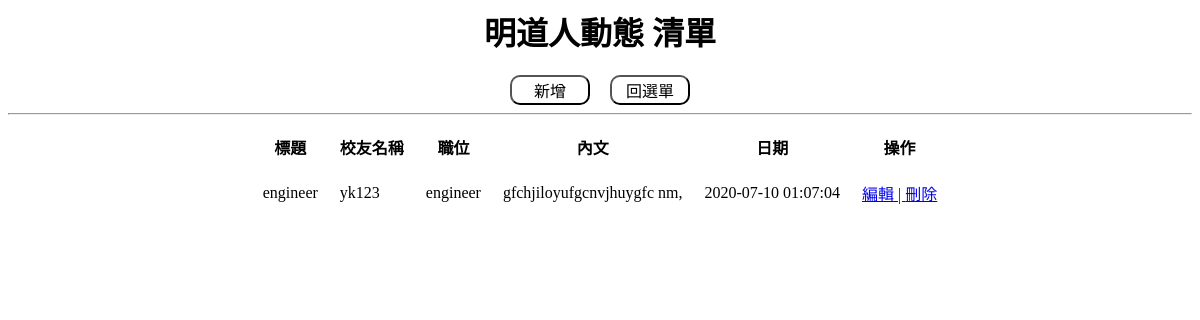
/back/notion.php, run on the app's committed database.
### tables this page shows
CREATE TABLE `notion` (
  `id` int(11) NOT NULL,
  `name` text NOT NULL,
  `job` text NOT NULL,
  `detail` text NOT NULL,
  `img` text NOT NULL,
  `title` text NOT NULL,
  `date` timestamp NOT NULL DEFAULT current_timestamp()
);

### back/notion.php (the view, shortened to what this page needs)
<!doctype HTML5>
<html>
<head>
    <link rel="stylesheet" href="../css/back.css">
</head>
<body align="center">
<?php
include('../connect.php');
if(@!$_GET['action']){
    $sql = 'SELECT * FROM `notion`';
    $run = mysqli_query($con,$sql);
    echo '<h1>明道人動態 清單<span></h1>';
    echo '<button onclick=location.href="./notion.php?action=add" class="button_xs">新增</button> &emsp;';
    echo '<button onclick=location.href="./" class="button_xs">回選單</button><hr>';
    echo '<table align="center" cellpadding="10">';
    echo '
				<tr>
					<th>標題</th>
					<th>校友名稱</th>
					<th>職位</th>
					<th>內文</th>
					<th>日期</th>
					<th>操作</th>
				</tr>
			';
    while($row = mysqli_fetch_assoc($run)){
        echo '
				<tr>
					<td>'.$row['title'].'</td>
					<td>'.$row['name'].'</td>
					<td>'.$row['job'].'</td>
					<td style="max-width:45vw;word-break:break-all;">'.$row['detail'].'</td>
					<td>'.$row['date'].'</td>
					<td>
					<a href="notion.php?action=edit&&id='.$row['id'].'">編輯 | </a>
					<a href="notion.php?action=delete&&id='.$row['id'].'"> 刪除</a>
					</td>
				</tr>
			';
    }
    echo '</table>';
}
?>
<br><br>
</body>
</html>

### css/back.css (style rules this page uses)
.button_xs { background: transparent; border-radius: 10px; color: black; width: 80px; height: 30px; font-size: medium; }

### data on the page
notion: title "engineer", name "yk123", job "engineer", detail "gfchjiloyufgcnvjhuygfc nm,", date "2020-07-10 01:07:04"
